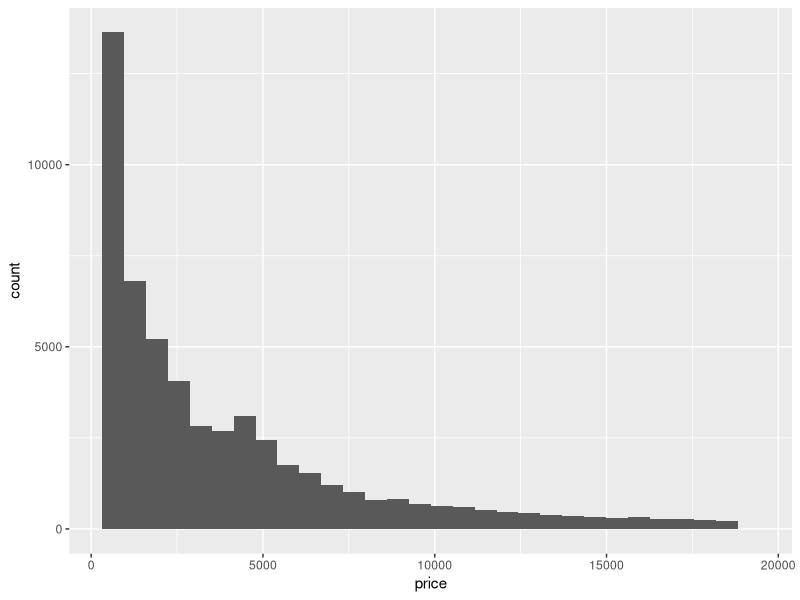
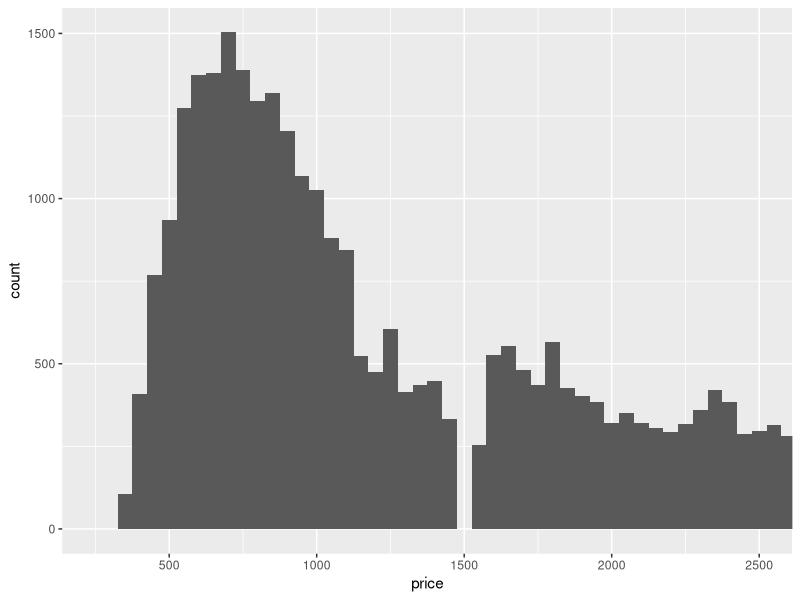
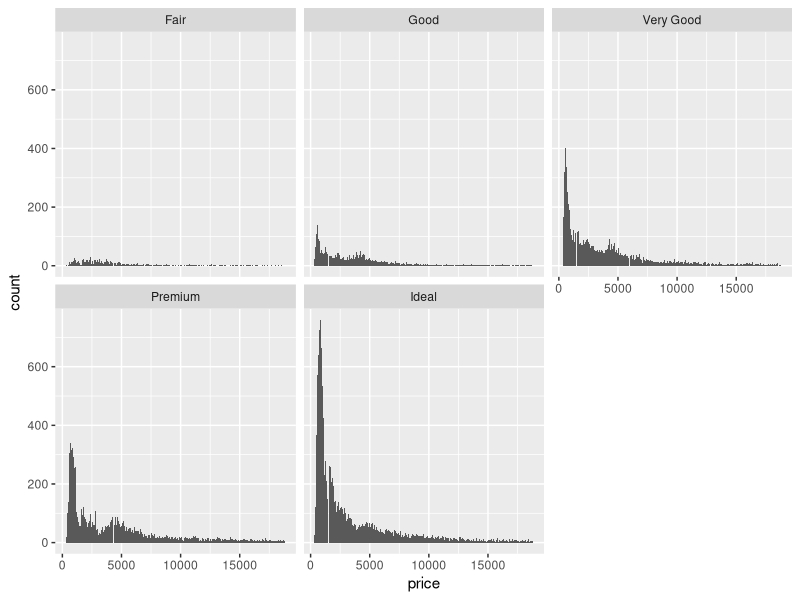
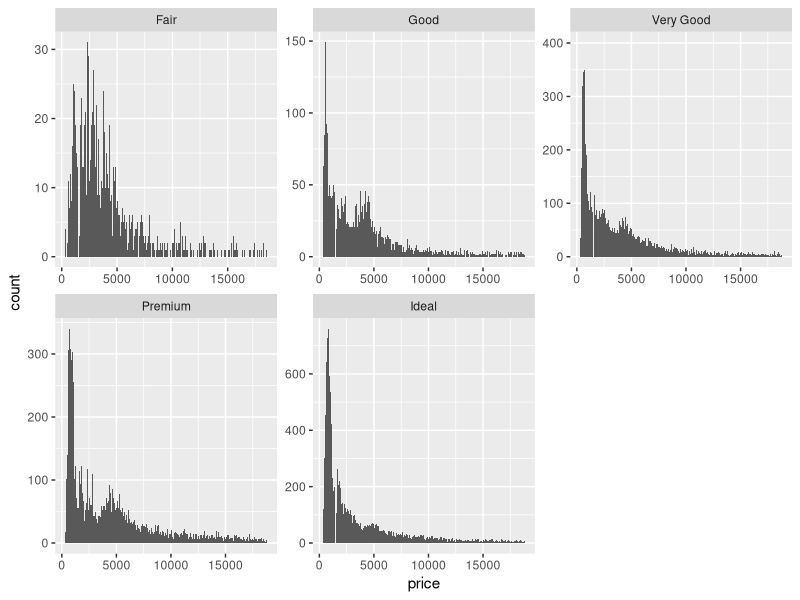
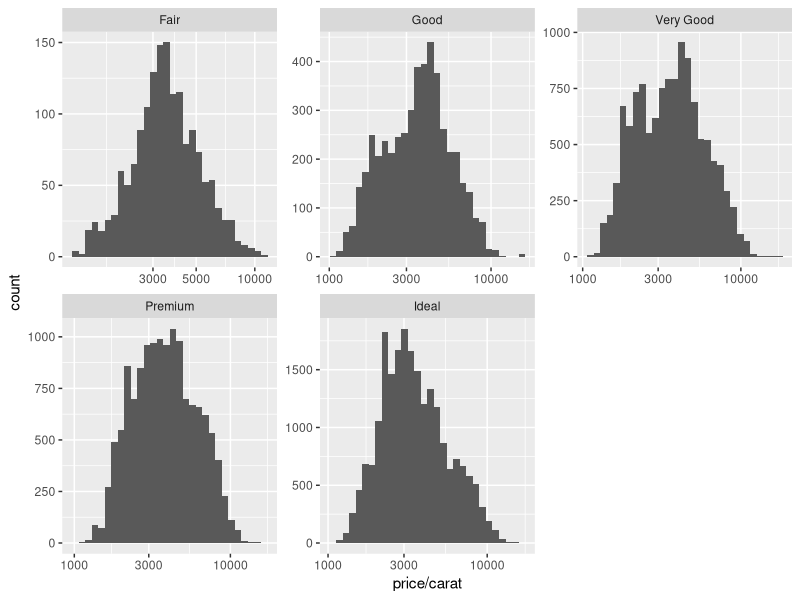
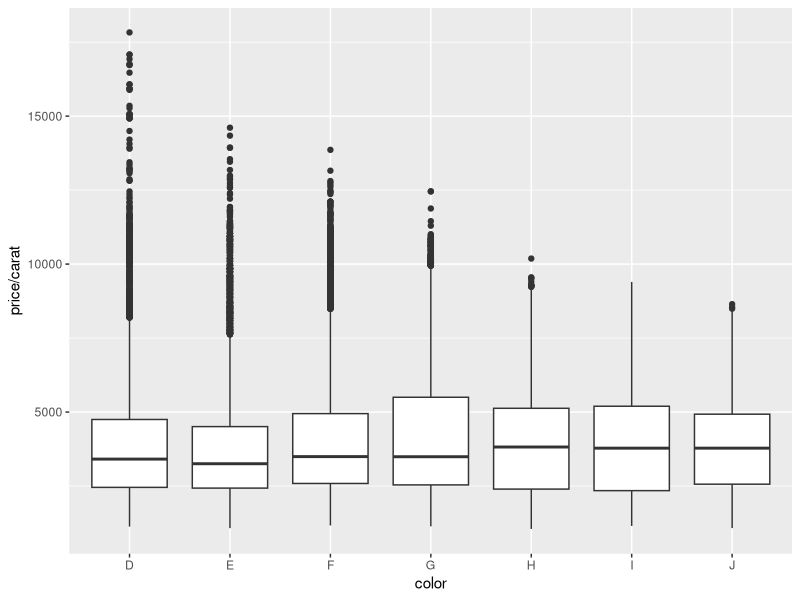
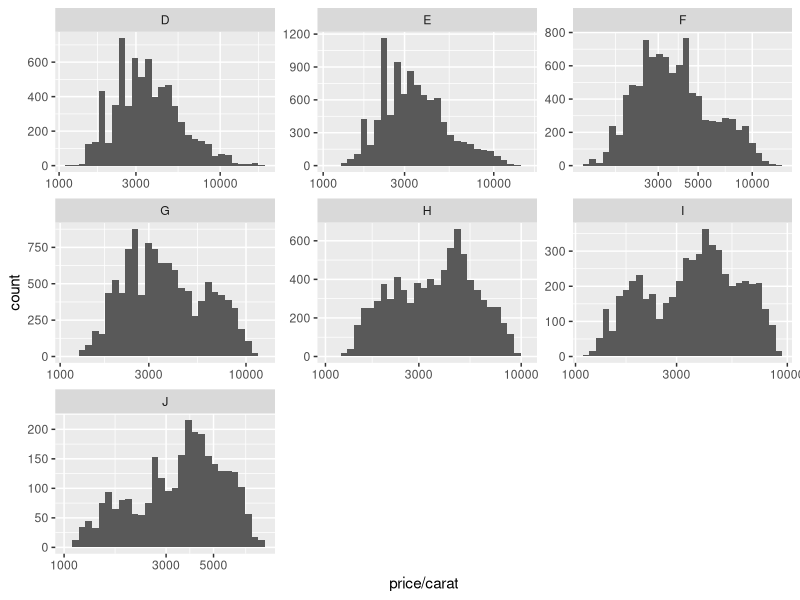
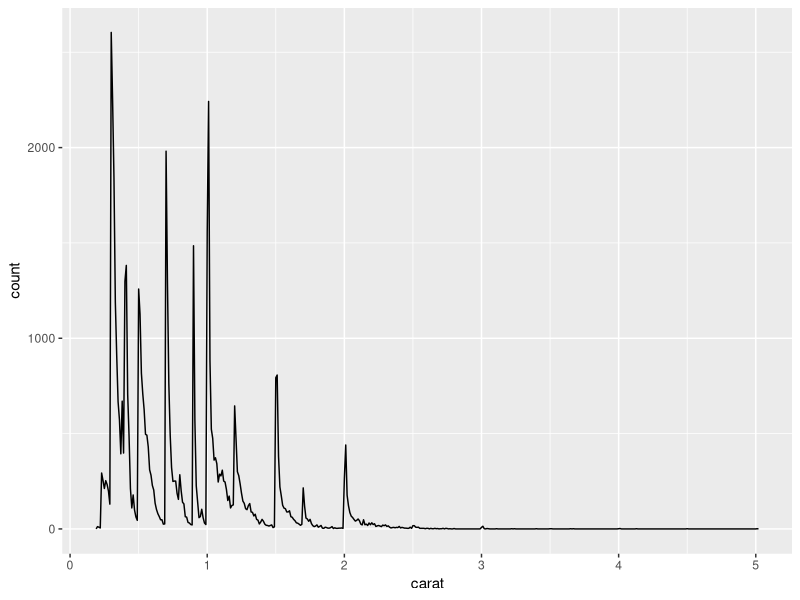

Here is the R script that generated these plots, in order:
## ---- chunk 1
knitr::opts_chunk$set(echo = TRUE)
## ---- chunk 2
library(tidyverse)
summary(diamonds)
length(diamonds$carat)
length(diamonds)
## ---- chunk 3
ggplot(data=diamonds,aes(x=price))+
  geom_histogram()

## ---- chunk 4
mean(diamonds$price)
median(diamonds$price)
## ---- chunk 5
sum(diamonds$price<500)
sum(diamonds$price<250)
sum(diamonds$price>=15000)
## ---- chunk 6
ggplot(data=diamonds,aes(x=price))+
  geom_histogram(binwidth=50)+
  coord_cartesian(xlim=c(250,2500))
## ---- chunk 7
ggplot(data=diamonds,aes(x=price))+
  geom_histogram(binwidth=50)+
  facet_wrap(~cut)
## ---- chunk 8
by(diamonds$price,diamonds$cut,max)
by(diamonds$price,diamonds$cut,min)
by(diamonds$price,diamonds$cut,median)
## ---- chunk 9
ggplot(data=diamonds,aes(x=price))+
  geom_histogram(binwidth=50)+
  facet_wrap(~cut,scales='free')
## ---- chunk 10
ggplot(data=diamonds,aes(x=price/carat))+
  geom_histogram()+
  scale_x_log10()+
  facet_wrap(~cut,scales='free')
## ---- chunk 11
ggplot(data=diamonds,aes(x=color,y=price/carat))+
  geom_boxplot()
by(diamonds$price,diamonds$color,summary)
## ---- chunk 12
summary(subset(diamonds,color=='D')$price)
summary(subset(diamonds,color=='J')$price)

IQR(subset(diamonds,color=='D')$price)
IQR(subset(diamonds,color=='J')$price)

## ---- chunk 13
ggplot(data=diamonds,aes(x=price/carat))+
  geom_histogram()+
  scale_x_log10()+
  facet_wrap(~color,scales='free',nrow=3)
## ---- chunk 14
ggplot(data=diamonds,aes(x=carat))+
  geom_freqpoly(binwidth=.01)
## ---- chunk 15
ggplot(data=diamonds,aes(x=x,y=price))+
         geom_point()
## ---- chunk 16
with(diamonds,cor.test(x,price))
with(diamonds,cor.test(y,price))
with(diamonds,cor.test(z,price))

## ---- chunk 17
ggplot(data=diamonds,aes(x=depth,y=price))+
  geom_point(alpha=1/100)+
  scale_x_continuous(breaks=seq(2,80,2))

## ---- chunk 18
with(diamonds,cor.test(depth,price))
## ---- chunk 19
ggplot(data=subset(diamonds,price<quantile(price,.99) & carat<quantile(carat,.99)),
       aes(x=carat,y=price))+
  geom_point()
## ---- chunk 20
diamonds%>%
  mutate(volume=x*y*z)->diamonds
ggplot(data=diamonds,aes(x=volume,y=price))+
  geom_point()
## ---- chunk 21
sum(diamonds$volume==0)
## ---- chunk 22
with(subset(diamonds,volume>0 & volume<=800),cor.test(price,volume))
## ---- chunk 23
ggplot(data=subset(diamonds,volume>0 & volume<=800),
       aes(x=volume,y=price))+
  geom_point(alpha=1/50)+
  geom_smooth()
## ---- chunk 24
diamondsByClarity<-diamonds%>%
  group_by(clarity)%>%
  summarise(mean_price=mean(price),
            median_price=median(price),
            min_price=min(price),
            max_price=max(price),
            n=n())
head(diamondsByClarity)
## ---- chunk 25
library(gridExtra)

diamonds_by_clarity <- group_by(diamonds, clarity)
diamonds_mp_by_clarity <- summarise(diamonds_by_clarity, mean_price = mean(price))

diamonds_by_color <- group_by(diamonds, color)
diamonds_mp_by_color <- summarise(diamonds_by_color, mean_price = mean(price))

diamonds_mp_by_clarity
dclar<-ggplot(data=diamonds_mp_by_clarity,aes(x=clarity,y=mean_price))+
  geom_col()

dcol<-ggplot(data=diamonds_mp_by_color,aes(x=color,y=mean_price))+
  geom_col()

grid.arrange(dclar,dcol,ncol=1)
## ---- chunk 26
ggplot(data=diamonds,aes(x=price,fill=cut))+
  geom_histogram(bins=50)+
  scale_x_log10()+
  facet_wrap(~color)+
  scale_fill_brewer(type='qual')
  
## ---- chunk 27
ggplot(data=diamonds,aes(y=price,x=table,color=cut))+
  geom_point()+
  scale_color_brewer(type='qual')
## ---- chunk 28
ggplot(data=subset(diamonds,volume<quantile(volume,.99)&
                     volume>0),
       aes(x=volume,y=price,color=clarity))+
  geom_point()+
  scale_y_log10()+
  scale_color_brewer(type='div')
  
## ---- chunk 29
ggplot(data=diamonds,aes(x=cut,y=price/carat,color=color))+
  geom_jitter(size=1)+
  facet_wrap(~clarity)+
  scale_color_brewer(type='div')
